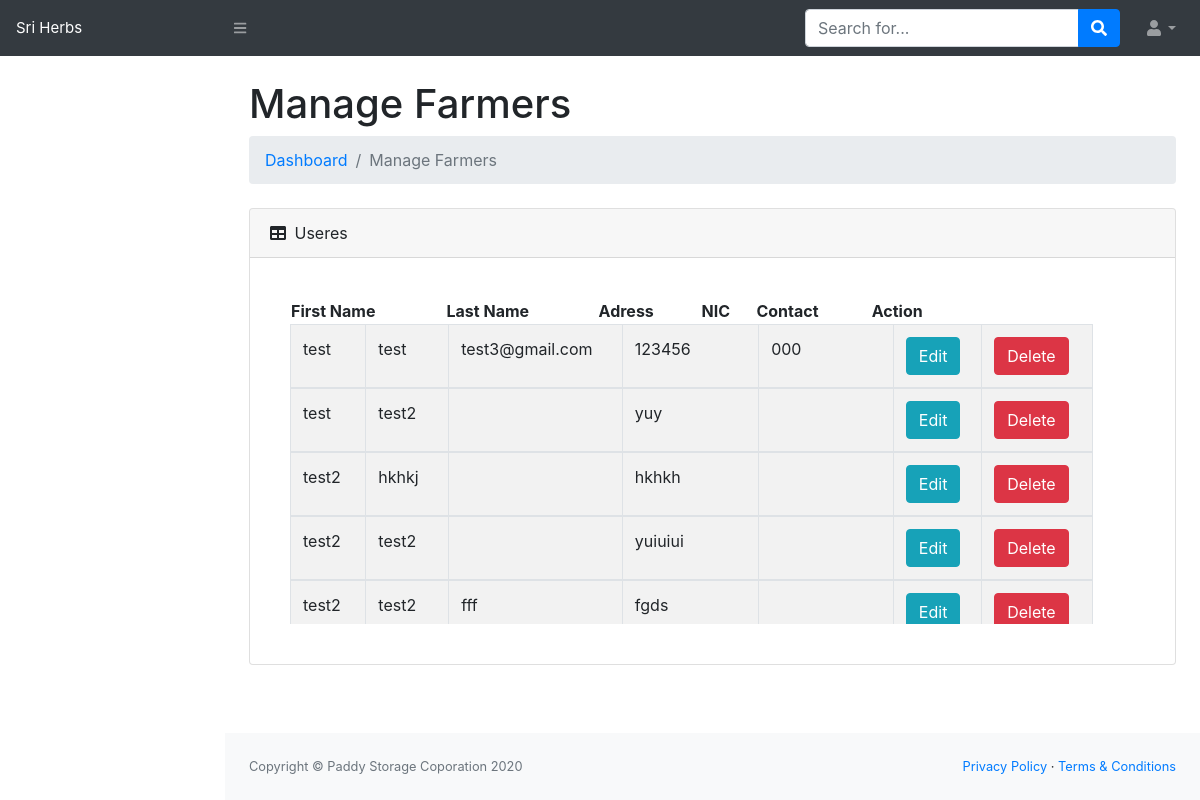
The page /ManageUsers.php on the database its author committed.
### tables this page shows
CREATE TABLE `tbl_farmer` (
  `id` int(11) NOT NULL,
  `f_name` varchar(100) NOT NULL,
  `l_name` varchar(100) DEFAULT NULL,
  `NIC` varchar(15) NOT NULL,
  `adress` longtext DEFAULT NULL,
  `contact` varchar(50) NOT NULL
);

### ManageUsers.php (the view, shortened to what this page needs)
<!DOCTYPE html>
<html lang="en">
    <head>
        <link href="css/styles.css" rel="stylesheet" />
    </head>
    <body class="sb-nav-fixed">
		<?php
			require_once "config.php";
		?>
        <?php include('includes/header.php');?>
        <div id="layoutSidenav">
			<?php
				$result = $link->query("SELECT * FROM tbl_farmer") or die($mysqli->error());
			?>
            <div id="layoutSidenav_content">
                <main>
                    <div class="container-fluid">
                        <h1 class="mt-4">Manage Farmers</h1>
                        <ol class="breadcrumb mb-4">
                            <li class="breadcrumb-item"><a href="index.html">Dashboard</a></li>
                            <li class="breadcrumb-item active">Manage Farmers</li>
                        </ol>
                        <div class="card mb-4">
                            <div class="card-header">
                                <i class="fas fa-table mr-1"></i>
                                Useres
                            </div>
                            <div class="card-body">
							<table style="width:80%;">
								<tr>
									<th>First Name</th>
									<th>Last Name</th>
									<th>Adress</th>
									<th>NIC</th>
									<th>Contact</th>
									<th>Action</th>
                                </tr>
							</table>
                                <div class="table-wrapper-scroll-y my-custom-scrollbar">
                                    <table class="table table-bordered table-striped mb-0" id="dataTable" width="100%" cellspacing="0">
											<?php
											while ($row = $result->fetch_assoc()):
											?>
                                        <tbody>
                                            <tr>
												<td><?php echo $row['f_name']; ?></td>
												<td><?php echo $row['l_name']; ?></td>
												<td><?php echo $row['adress']; ?></td>
												<td><?php echo $row['NIC']; ?></td>
												<td><?php echo $row['contact']; ?></td>
												<td><a href="UserRegistration.php?edit=<?php echo $row['id']; ?>" class="btn btn-info"  >Edit</a></td>
												<td><a href="ManageUsers.php?delete=<?php echo $row['id']; ?>" class="btn btn-danger" onclick="confirmation()">Delete</a></td>
                                            </tr>
										<?php endwhile; ?>
                                        </tbody>
                                    </table>
                                </div>
                            </div>
                        </div>
                    </div>
                </main>
                 <?php include('includes/footer.php');?>
        </div>
    </body>
</html>

### ManageUsers.php (style rules this page uses)
.my-custom-scrollbar { position: relative; height: 300px; width: 95%; overflow: auto; }
.table-wrapper-scroll-y { display: block; }

### rows shown on the page
tbl_farmer: f_name "test", l_name "test", adress "test3@gmail.com", NIC "123456", contact "000"
tbl_farmer: f_name "test", l_name "test2", NIC "yuy"
tbl_farmer: f_name "test2", l_name "hkhkj", NIC "hkhkh"
tbl_farmer: f_name "test2", l_name "test2", NIC "yuiuiui"
tbl_farmer: f_name "test2", l_name "test2", adress "fff", NIC "fgds"
